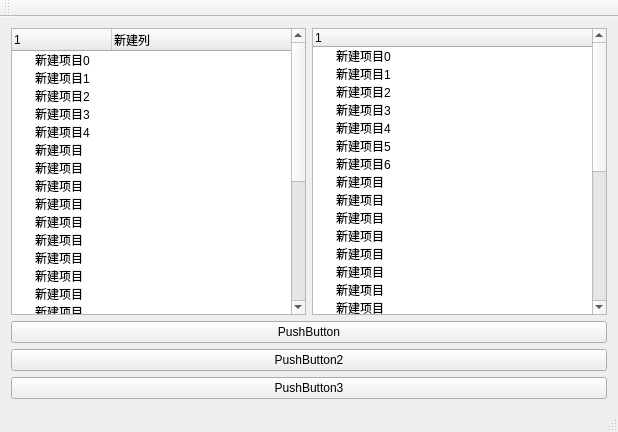
<?xml version="1.0" encoding="UTF-8"?>
<ui version="4.0">
 <class>MainWindow</class>
 <widget class="QMainWindow" name="MainWindow">
  <property name="geometry">
   <rect>
    <x>0</x>
    <y>0</y>
    <width>618</width>
    <height>432</height>
   </rect>
  </property>
  <property name="windowTitle">
   <string>MainWindow</string>
  </property>
  <widget class="QWidget" name="centralWidget">
   <layout class="QVBoxLayout" name="verticalLayout">
    <item>
     <layout class="QHBoxLayout" name="horizontalLayout">
      <item>
       <widget class="QTreeWidget" name="treeWidget">
        <column>
         <property name="text">
          <string>1</string>
         </property>
        </column>
        <column>
         <property name="text">
          <string>新建列</string>
         </property>
        </column>
        <item>
         <property name="text">
          <string>新建项目0</string>
         </property>
        </item>
        <item>
         <property name="text">
          <string>新建项目1</string>
         </property>
        </item>
        <item>
         <property name="text">
          <string>新建项目2</string>
         </property>
        </item>
        <item>
         <property name="text">
          <string>新建项目3</string>
         </property>
        </item>
        <item>
         <property name="text">
          <string>新建项目4</string>
         </property>
        </item>
        <item>
         <property name="text">
          <string>新建项目</string>
         </property>
        </item>
        <item>
         <property name="text">
          <string>新建项目</string>
         </property>
        </item>
        <item>
         <property name="text">
          <string>新建项目</string>
         </property>
        </item>
        <item>
         <property name="text">
          <string>新建项目</string>
         </property>
        </item>
        <item>
         <property name="text">
          <string>新建项目</string>
         </property>
        </item>
        <item>
         <property name="text">
          <string>新建项目</string>
         </property>
        </item>
        <item>
         <property name="text">
          <string>新建项目</string>
         </property>
        </item>
        <item>
         <property name="text">
          <string>新建项目</string>
         </property>
        </item>
        <item>
         <property name="text">
          <string>新建项目</string>
         </property>
        </item>
        <item>
         <property name="text">
          <string>新建项目</string>
         </property>
        </item>
        <item>
         <property name="text">
          <string>新建项目</string>
         </property>
        </item>
        <item>
         <property name="text">
          <string>新建项目</string>
         </property>
        </item>
        <item>
         <property name="text">
          <string>新建项目</string>
         </property>
        </item>
        <item>
         <property name="text">
          <string>新建项目</string>
         </property>
        </item>
        <item>
         <property name="text">
          <string>新建项目</string>
         </property>
        </item>
        <item>
         <property name="text">
          <string>新建项目</string>
         </property>
        </item>
        <item>
         <property name="text">
          <string>新建项目</string>
         </property>
        </item>
        <item>
         <property name="text">
          <string>新建项目</string>
         </property>
        </item>
        <item>
         <property name="text">
          <string>新建项目</string>
         </property>
        </item>
        <item>
         <property name="text">
          <string>新建项目</string>
         </property>
        </item>
        <item>
         <property name="text">
          <string>新建项目</string>
         </property>
        </item>
       </widget>
      </item>
      <item>
       <widget class="QTreeWidget" name="treeWidget_2">
        <column>
         <property name="text">
          <string>1</string>
         </property>
        </column>
        <item>
         <property name="text">
          <string>新建项目0</string>
         </property>
        </item>
        <item>
         <property name="text">
          <string>新建项目1</string>
         </property>
        </item>
        <item>
         <property name="text">
          <string>新建项目2</string>
         </property>
        </item>
        <item>
         <property name="text">
          <string>新建项目3</string>
         </property>
        </item>
        <item>
         <property name="text">
          <string>新建项目4</string>
         </property>
        </item>
        <item>
         <property name="text">
          <string>新建项目5</string>
         </property>
        </item>
        <item>
         <property name="text">
          <string>新建项目6</string>
         </property>
        </item>
        <item>
         <property name="text">
          <string>新建项目</string>
         </property>
        </item>
        <item>
         <property name="text">
          <string>新建项目</string>
         </property>
        </item>
        <item>
         <property name="text">
          <string>新建项目</string>
         </property>
        </item>
        <item>
         <property name="text">
          <string>新建项目</string>
         </property>
        </item>
        <item>
         <property name="text">
          <string>新建项目</string>
         </property>
        </item>
        <item>
         <property name="text">
          <string>新建项目</string>
         </property>
        </item>
        <item>
         <property name="text">
          <string>新建项目</string>
         </property>
        </item>
        <item>
         <property name="text">
          <string>新建项目</string>
         </property>
        </item>
        <item>
         <property name="text">
          <string>新建项目</string>
         </property>
        </item>
        <item>
         <property name="text">
          <string>新建项目</string>
         </property>
        </item>
        <item>
         <property name="text">
          <string>新建项目</string>
         </property>
        </item>
        <item>
         <property name="text">
          <string>新建项目</string>
         </property>
        </item>
        <item>
         <property name="text">
          <string>新建项目</string>
         </property>
        </item>
        <item>
         <property name="text">
          <string>新建项目</string>
         </property>
        </item>
        <item>
         <property name="text">
          <string>新建项目</string>
         </property>
        </item>
        <item>
         <property name="text">
          <string>新建项目</string>
         </property>
        </item>
        <item>
         <property name="text">
          <string>新建项目</string>
         </property>
        </item>
        <item>
         <property name="text">
          <string>新建项目</string>
         </property>
        </item>
        <item>
         <property name="text">
          <string>新建项目</string>
         </property>
        </item>
        <item>
         <property name="text">
          <string>新建项目</string>
         </property>
        </item>
        <item>
         <property name="text">
          <string>新建项目</string>
         </property>
        </item>
       </widget>
      </item>
     </layout>
    </item>
    <item>
     <widget class="QPushButton" name="pushButton">
      <property name="text">
       <string>PushButton</string>
      </property>
     </widget>
    </item>
    <item>
     <widget class="QPushButton" name="pushButton_2">
      <property name="text">
       <string>PushButton2</string>
      </property>
     </widget>
    </item>
    <item>
     <widget class="QPushButton" name="pushButton_3">
      <property name="text">
       <string>PushButton3</string>
      </property>
     </widget>
    </item>
   </layout>
  </widget>
  <widget class="QMenuBar" name="menuBar">
   <property name="geometry">
    <rect>
     <x>0</x>
     <y>0</y>
     <width>618</width>
     <height>23</height>
    </rect>
   </property>
  </widget>
  <widget class="QToolBar" name="mainToolBar">
   <attribute name="toolBarArea">
    <enum>TopToolBarArea</enum>
   </attribute>
   <attribute name="toolBarBreak">
    <bool>false</bool>
   </attribute>
  </widget>
  <widget class="QStatusBar" name="statusBar"/>
 </widget>
 <layoutdefault spacing="6" margin="11"/>
 <resources/>
 <connections/>
</ui>
